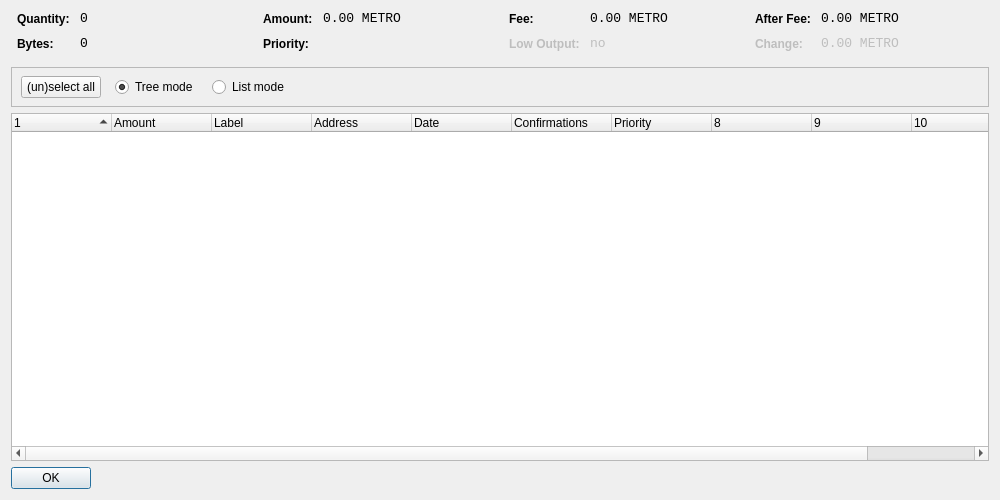
<?xml version="1.0" encoding="UTF-8"?>
<ui version="4.0">
 <class>CoinControlDialog</class>
 <widget class="QDialog" name="CoinControlDialog">
  <property name="geometry">
   <rect>
    <x>0</x>
    <y>0</y>
    <width>1000</width>
    <height>500</height>
   </rect>
  </property>
  <property name="windowTitle">
   <string>Coin Control</string>
  </property>
  <layout class="QVBoxLayout" name="verticalLayout">
   <item>
    <layout class="QHBoxLayout" name="horizontalLayoutTop" stretch="0,0,0,0">
     <property name="topMargin">
      <number>0</number>
     </property>
     <property name="bottomMargin">
      <number>10</number>
     </property>
     <item>
      <layout class="QFormLayout" name="formLayoutCoinControl1">
       <property name="horizontalSpacing">
        <number>10</number>
       </property>
       <property name="verticalSpacing">
        <number>10</number>
       </property>
       <property name="leftMargin">
        <number>6</number>
       </property>
       <property name="rightMargin">
        <number>6</number>
       </property>
       <item row="0" column="0">
        <widget class="QLabel" name="labelCoinControlQuantityText">
         <property name="styleSheet">
          <string notr="true">font-weight:bold;</string>
         </property>
         <property name="text">
          <string>Quantity:</string>
         </property>
        </widget>
       </item>
       <item row="0" column="1">
        <widget class="QLabel" name="labelCoinControlQuantity">
         <property name="font">
          <font>
           <family>Monospace</family>
           <pointsize>10</pointsize>
          </font>
         </property>
         <property name="cursor">
          <cursorShape>IBeamCursor</cursorShape>
         </property>
         <property name="contextMenuPolicy">
          <enum>Qt::ActionsContextMenu</enum>
         </property>
         <property name="text">
          <string notr="true">0</string>
         </property>
         <property name="textInteractionFlags">
          <set>Qt::LinksAccessibleByMouse|Qt::TextSelectableByKeyboard|Qt::TextSelectableByMouse</set>
         </property>
        </widget>
       </item>
       <item row="1" column="0">
        <widget class="QLabel" name="labelCoinControlBytesText">
         <property name="styleSheet">
          <string notr="true">font-weight:bold;</string>
         </property>
         <property name="text">
          <string>Bytes:</string>
         </property>
        </widget>
       </item>
       <item row="1" column="1">
        <widget class="QLabel" name="labelCoinControlBytes">
         <property name="font">
          <font>
           <family>Monospace</family>
           <pointsize>10</pointsize>
          </font>
         </property>
         <property name="cursor">
          <cursorShape>IBeamCursor</cursorShape>
         </property>
         <property name="contextMenuPolicy">
          <enum>Qt::ActionsContextMenu</enum>
         </property>
         <property name="text">
          <string notr="true">0</string>
         </property>
         <property name="textInteractionFlags">
          <set>Qt::LinksAccessibleByMouse|Qt::TextSelectableByKeyboard|Qt::TextSelectableByMouse</set>
         </property>
        </widget>
       </item>
      </layout>
     </item>
     <item>
      <layout class="QFormLayout" name="formLayoutCoinControl2">
       <property name="horizontalSpacing">
        <number>10</number>
       </property>
       <property name="verticalSpacing">
        <number>10</number>
       </property>
       <property name="leftMargin">
        <number>6</number>
       </property>
       <property name="rightMargin">
        <number>6</number>
       </property>
       <item row="0" column="0">
        <widget class="QLabel" name="labelCoinControlAmountText">
         <property name="styleSheet">
          <string notr="true">font-weight:bold;</string>
         </property>
         <property name="text">
          <string>Amount:</string>
         </property>
        </widget>
       </item>
       <item row="0" column="1">
        <widget class="QLabel" name="labelCoinControlAmount">
         <property name="font">
          <font>
           <family>Monospace</family>
           <pointsize>10</pointsize>
          </font>
         </property>
         <property name="cursor">
          <cursorShape>IBeamCursor</cursorShape>
         </property>
         <property name="contextMenuPolicy">
          <enum>Qt::ActionsContextMenu</enum>
         </property>
         <property name="text">
          <string notr="true">0.00 METRO</string>
         </property>
         <property name="textInteractionFlags">
          <set>Qt::LinksAccessibleByMouse|Qt::TextSelectableByKeyboard|Qt::TextSelectableByMouse</set>
         </property>
        </widget>
       </item>
       <item row="1" column="0">
        <widget class="QLabel" name="labelCoinControlPriorityText">
         <property name="styleSheet">
          <string notr="true">font-weight:bold;</string>
         </property>
         <property name="text">
          <string>Priority:</string>
         </property>
        </widget>
       </item>
       <item row="1" column="1">
        <widget class="QLabel" name="labelCoinControlPriority">
         <property name="font">
          <font>
           <family>Monospace</family>
           <pointsize>10</pointsize>
          </font>
         </property>
         <property name="cursor">
          <cursorShape>IBeamCursor</cursorShape>
         </property>
         <property name="contextMenuPolicy">
          <enum>Qt::ActionsContextMenu</enum>
         </property>
         <property name="text">
          <string/>
         </property>
         <property name="textInteractionFlags">
          <set>Qt::LinksAccessibleByMouse|Qt::TextSelectableByKeyboard|Qt::TextSelectableByMouse</set>
         </property>
        </widget>
       </item>
      </layout>
     </item>
     <item>
      <layout class="QFormLayout" name="formLayoutCoinControl3">
       <property name="horizontalSpacing">
        <number>10</number>
       </property>
       <property name="verticalSpacing">
        <number>10</number>
       </property>
       <property name="leftMargin">
        <number>6</number>
       </property>
       <property name="rightMargin">
        <number>6</number>
       </property>
       <item row="0" column="0">
        <widget class="QLabel" name="labelCoinControlFeeText">
         <property name="styleSheet">
          <string notr="true">font-weight:bold;</string>
         </property>
         <property name="text">
          <string>Fee:</string>
         </property>
        </widget>
       </item>
       <item row="0" column="1">
        <widget class="QLabel" name="labelCoinControlFee">
         <property name="font">
          <font>
           <family>Monospace</family>
           <pointsize>10</pointsize>
          </font>
         </property>
         <property name="cursor">
          <cursorShape>IBeamCursor</cursorShape>
         </property>
         <property name="contextMenuPolicy">
          <enum>Qt::ActionsContextMenu</enum>
         </property>
         <property name="text">
          <string notr="true">0.00 METRO</string>
         </property>
         <property name="textInteractionFlags">
          <set>Qt::LinksAccessibleByMouse|Qt::TextSelectableByKeyboard|Qt::TextSelectableByMouse</set>
         </property>
        </widget>
       </item>
       <item row="1" column="0">
        <widget class="QLabel" name="labelCoinControlLowOutputText">
         <property name="enabled">
          <bool>false</bool>
         </property>
         <property name="styleSheet">
          <string notr="true">font-weight:bold;</string>
         </property>
         <property name="text">
          <string>Low Output:</string>
         </property>
        </widget>
       </item>
       <item row="1" column="1">
        <widget class="QLabel" name="labelCoinControlLowOutput">
         <property name="enabled">
          <bool>false</bool>
         </property>
         <property name="font">
          <font>
           <family>Monospace</family>
           <pointsize>10</pointsize>
          </font>
         </property>
         <property name="cursor">
          <cursorShape>IBeamCursor</cursorShape>
         </property>
         <property name="contextMenuPolicy">
          <enum>Qt::ActionsContextMenu</enum>
         </property>
         <property name="text">
          <string notr="true">no</string>
         </property>
         <property name="textInteractionFlags">
          <set>Qt::LinksAccessibleByMouse|Qt::TextSelectableByKeyboard|Qt::TextSelectableByMouse</set>
         </property>
        </widget>
       </item>
      </layout>
     </item>
     <item>
      <layout class="QFormLayout" name="formLayoutCoinControl4">
       <property name="horizontalSpacing">
        <number>10</number>
       </property>
       <property name="verticalSpacing">
        <number>10</number>
       </property>
       <property name="leftMargin">
        <number>6</number>
       </property>
       <property name="rightMargin">
        <number>6</number>
       </property>
       <item row="0" column="0">
        <widget class="QLabel" name="labelCoinControlAfterFeeText">
         <property name="styleSheet">
          <string notr="true">font-weight:bold;</string>
         </property>
         <property name="text">
          <string>After Fee:</string>
         </property>
        </widget>
       </item>
       <item row="0" column="1">
        <widget class="QLabel" name="labelCoinControlAfterFee">
         <property name="font">
          <font>
           <family>Monospace</family>
           <pointsize>10</pointsize>
          </font>
         </property>
         <property name="cursor">
          <cursorShape>IBeamCursor</cursorShape>
         </property>
         <property name="contextMenuPolicy">
          <enum>Qt::ActionsContextMenu</enum>
         </property>
         <property name="text">
          <string notr="true">0.00 METRO</string>
         </property>
         <property name="textInteractionFlags">
          <set>Qt::LinksAccessibleByMouse|Qt::TextSelectableByKeyboard|Qt::TextSelectableByMouse</set>
         </property>
        </widget>
       </item>
       <item row="1" column="0">
        <widget class="QLabel" name="labelCoinControlChangeText">
         <property name="enabled">
          <bool>false</bool>
         </property>
         <property name="styleSheet">
          <string notr="true">font-weight:bold;</string>
         </property>
         <property name="text">
          <string>Change:</string>
         </property>
        </widget>
       </item>
       <item row="1" column="1">
        <widget class="QLabel" name="labelCoinControlChange">
         <property name="enabled">
          <bool>false</bool>
         </property>
         <property name="font">
          <font>
           <family>Monospace</family>
           <pointsize>10</pointsize>
          </font>
         </property>
         <property name="cursor">
          <cursorShape>IBeamCursor</cursorShape>
         </property>
         <property name="contextMenuPolicy">
          <enum>Qt::ActionsContextMenu</enum>
         </property>
         <property name="text">
          <string notr="true">0.00 METRO</string>
         </property>
         <property name="textInteractionFlags">
          <set>Qt::LinksAccessibleByMouse|Qt::TextSelectableByKeyboard|Qt::TextSelectableByMouse</set>
         </property>
        </widget>
       </item>
      </layout>
     </item>
    </layout>
   </item>
   <item>
    <widget class="QFrame" name="frame">
     <property name="minimumSize">
      <size>
       <width>0</width>
       <height>40</height>
      </size>
     </property>
     <property name="frameShape">
      <enum>QFrame::StyledPanel</enum>
     </property>
     <property name="frameShadow">
      <enum>QFrame::Sunken</enum>
     </property>
     <widget class="QWidget" name="horizontalLayoutWidget">
      <property name="geometry">
       <rect>
        <x>10</x>
        <y>0</y>
        <width>781</width>
        <height>41</height>
       </rect>
      </property>
      <layout class="QHBoxLayout" name="horizontalLayoutPanel" stretch="0,0,0,0,0">
       <property name="spacing">
        <number>14</number>
       </property>
       <item>
        <widget class="QPushButton" name="pushButtonSelectAll">
         <property name="sizePolicy">
          <sizepolicy hsizetype="Maximum" vsizetype="Fixed">
           <horstretch>0</horstretch>
           <verstretch>0</verstretch>
          </sizepolicy>
         </property>
         <property name="text">
          <string>(un)select all</string>
         </property>
        </widget>
       </item>
       <item>
        <widget class="QRadioButton" name="radioTreeMode">
         <property name="sizePolicy">
          <sizepolicy hsizetype="Maximum" vsizetype="Fixed">
           <horstretch>0</horstretch>
           <verstretch>0</verstretch>
          </sizepolicy>
         </property>
         <property name="text">
          <string>Tree mode</string>
         </property>
         <property name="checked">
          <bool>true</bool>
         </property>
        </widget>
       </item>
       <item>
        <widget class="QRadioButton" name="radioListMode">
         <property name="sizePolicy">
          <sizepolicy hsizetype="Maximum" vsizetype="Fixed">
           <horstretch>0</horstretch>
           <verstretch>0</verstretch>
          </sizepolicy>
         </property>
         <property name="text">
          <string>List mode</string>
         </property>
        </widget>
       </item>
       <item>
        <spacer name="horizontalSpacer">
         <property name="orientation">
          <enum>Qt::Horizontal</enum>
         </property>
         <property name="sizeHint" stdset="0">
          <size>
           <width>40</width>
           <height>20</height>
          </size>
         </property>
        </spacer>
       </item>
      </layout>
     </widget>
    </widget>
   </item>
   <item>
    <widget class="CoinControlTreeWidget" name="treeWidget">
     <property name="contextMenuPolicy">
      <enum>Qt::CustomContextMenu</enum>
     </property>
     <property name="sortingEnabled">
      <bool>false</bool>
     </property>
     <property name="columnCount">
      <number>11</number>
     </property>
     <attribute name="headerShowSortIndicator" stdset="0">
      <bool>true</bool>
     </attribute>
     <attribute name="headerStretchLastSection">
      <bool>false</bool>
     </attribute>
     <column>
      <property name="text">
       <string/>
      </property>
     </column>
     <column>
      <property name="text">
       <string>Amount</string>
      </property>
     </column>
     <column>
      <property name="text">
       <string>Label</string>
      </property>
     </column>
     <column>
      <property name="text">
       <string>Address</string>
      </property>
     </column>
     <column>
      <property name="text">
       <string>Date</string>
      </property>
     </column>
     <column>
      <property name="text">
       <string>Confirmations</string>
      </property>
      <property name="toolTip">
       <string>Confirmed</string>
      </property>
     </column>
     <column>
      <property name="text">
       <string>Priority</string>
      </property>
     </column>
     <column>
      <property name="text">
       <string/>
      </property>
     </column>
     <column>
      <property name="text">
       <string/>
      </property>
     </column>
     <column>
      <property name="text">
       <string/>
      </property>
     </column>
     <column>
      <property name="text">
       <string/>
      </property>
     </column>
    </widget>
   </item>
   <item>
    <widget class="QDialogButtonBox" name="buttonBox">
     <property name="sizePolicy">
      <sizepolicy hsizetype="Maximum" vsizetype="Fixed">
       <horstretch>0</horstretch>
       <verstretch>0</verstretch>
      </sizepolicy>
     </property>
     <property name="orientation">
      <enum>Qt::Horizontal</enum>
     </property>
     <property name="standardButtons">
      <set>QDialogButtonBox::Ok</set>
     </property>
    </widget>
   </item>
  </layout>
 </widget>
 <customwidgets>
  <customwidget>
   <class>CoinControlTreeWidget</class>
   <extends>QTreeWidget</extends>
   <header>coincontroltreewidget.h</header>
  </customwidget>
 </customwidgets>
 <resources/>
 <connections/>
</ui>
